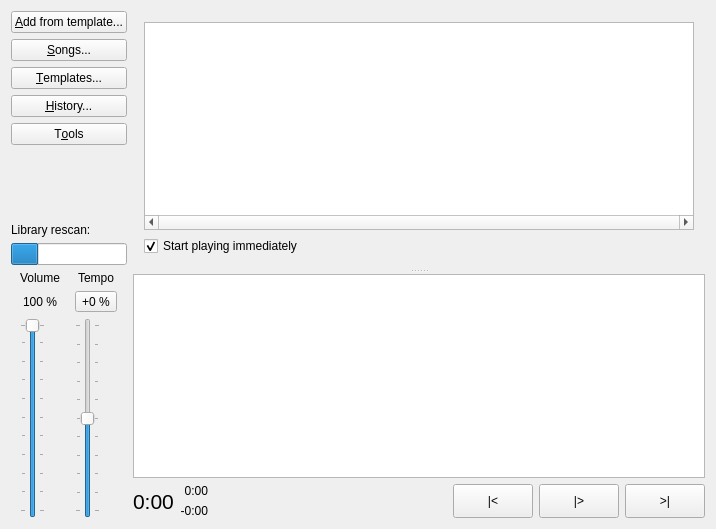
<?xml version="1.0" encoding="UTF-8"?>
<ui version="4.0">
 <class>PlayerWindow</class>
 <widget class="QMainWindow" name="PlayerWindow">
  <property name="geometry">
   <rect>
    <x>0</x>
    <y>0</y>
    <width>716</width>
    <height>529</height>
   </rect>
  </property>
  <property name="windowTitle">
   <string>SkauTan</string>
  </property>
  <widget class="QWidget" name="centralWidget">
   <layout class="QHBoxLayout" name="horizontalLayout_2">
    <item>
     <layout class="QVBoxLayout" name="verticalLayout">
      <item>
       <widget class="QPushButton" name="btnAddFromTemplate">
        <property name="text">
         <string>&amp;Add from template...</string>
        </property>
       </widget>
      </item>
      <item>
       <widget class="QPushButton" name="btnSongs">
        <property name="text">
         <string>&amp;Songs...</string>
        </property>
       </widget>
      </item>
      <item>
       <widget class="QPushButton" name="btnTemplates">
        <property name="text">
         <string>&amp;Templates...</string>
        </property>
       </widget>
      </item>
      <item>
       <widget class="QPushButton" name="btnHistory">
        <property name="text">
         <string>&amp;History...</string>
        </property>
       </widget>
      </item>
      <item>
       <widget class="QPushButton" name="btnTools">
        <property name="text">
         <string>T&amp;ools</string>
        </property>
       </widget>
      </item>
      <item>
       <spacer name="verticalSpacer">
        <property name="orientation">
         <enum>Qt::Vertical</enum>
        </property>
        <property name="sizeHint" stdset="0">
         <size>
          <width>20</width>
          <height>40</height>
         </size>
        </property>
       </spacer>
      </item>
      <item>
       <widget class="QWidget" name="wLibraryRescan" native="true">
        <layout class="QVBoxLayout" name="verticalLayout_4">
         <property name="leftMargin">
          <number>0</number>
         </property>
         <property name="topMargin">
          <number>0</number>
         </property>
         <property name="rightMargin">
          <number>0</number>
         </property>
         <property name="bottomMargin">
          <number>0</number>
         </property>
         <item>
          <widget class="QLabel" name="lblLibraryRescan">
           <property name="text">
            <string>Library rescan:</string>
           </property>
          </widget>
         </item>
         <item>
          <widget class="QProgressBar" name="pbLibraryRescan">
           <property name="sizePolicy">
            <sizepolicy hsizetype="Preferred" vsizetype="Fixed">
             <horstretch>0</horstretch>
             <verstretch>0</verstretch>
            </sizepolicy>
           </property>
           <property name="value">
            <number>24</number>
           </property>
           <property name="textVisible">
            <bool>false</bool>
           </property>
          </widget>
         </item>
        </layout>
       </widget>
      </item>
      <item>
       <layout class="QGridLayout" name="gridLayout">
        <item row="2" column="0">
         <widget class="QSlider" name="vsVolume">
          <property name="minimumSize">
           <size>
            <width>0</width>
            <height>200</height>
           </size>
          </property>
          <property name="value">
           <number>99</number>
          </property>
          <property name="orientation">
           <enum>Qt::Vertical</enum>
          </property>
          <property name="tickPosition">
           <enum>QSlider::TicksBothSides</enum>
          </property>
         </widget>
        </item>
        <item row="0" column="0">
         <widget class="QLabel" name="label">
          <property name="text">
           <string>Volume</string>
          </property>
          <property name="alignment">
           <set>Qt::AlignCenter</set>
          </property>
         </widget>
        </item>
        <item row="0" column="1">
         <widget class="QLabel" name="label_2">
          <property name="text">
           <string>Tempo</string>
          </property>
          <property name="alignment">
           <set>Qt::AlignCenter</set>
          </property>
         </widget>
        </item>
        <item row="2" column="1">
         <widget class="QSlider" name="vsTempo">
          <property name="minimum">
           <number>-50</number>
          </property>
          <property name="maximum">
           <number>50</number>
          </property>
          <property name="value">
           <number>0</number>
          </property>
          <property name="orientation">
           <enum>Qt::Vertical</enum>
          </property>
          <property name="tickPosition">
           <enum>QSlider::TicksBothSides</enum>
          </property>
         </widget>
        </item>
        <item row="1" column="0">
         <widget class="QLabel" name="lblVolume">
          <property name="text">
           <string notr="true">100 %</string>
          </property>
          <property name="alignment">
           <set>Qt::AlignCenter</set>
          </property>
         </widget>
        </item>
        <item row="1" column="1">
         <widget class="QToolButton" name="btnTempoReset">
          <property name="toolTip">
           <string>Reset tempo to +0 %</string>
          </property>
          <property name="text">
           <string notr="true">+0 %</string>
          </property>
          <property name="toolButtonStyle">
           <enum>Qt::ToolButtonTextOnly</enum>
          </property>
         </widget>
        </item>
       </layout>
      </item>
     </layout>
    </item>
    <item>
     <layout class="QVBoxLayout" name="verticalLayout_5">
      <item>
       <widget class="QSplitter" name="splitter">
        <property name="orientation">
         <enum>Qt::Vertical</enum>
        </property>
        <property name="handleWidth">
         <number>7</number>
        </property>
        <widget class="QWidget" name="layoutWidget">
         <layout class="QVBoxLayout" name="verticalLayout_2">
          <item>
           <widget class="QListWidget" name="lwQuickPlayer">
            <property name="font">
             <font>
              <pointsize>20</pointsize>
             </font>
            </property>
            <property name="verticalScrollBarPolicy">
             <enum>Qt::ScrollBarAlwaysOff</enum>
            </property>
            <property name="horizontalScrollBarPolicy">
             <enum>Qt::ScrollBarAlwaysOn</enum>
            </property>
            <property name="autoScroll">
             <bool>false</bool>
            </property>
            <property name="editTriggers">
             <set>QAbstractItemView::NoEditTriggers</set>
            </property>
            <property name="selectionMode">
             <enum>QAbstractItemView::NoSelection</enum>
            </property>
            <property name="verticalScrollMode">
             <enum>QAbstractItemView::ScrollPerPixel</enum>
            </property>
            <property name="horizontalScrollMode">
             <enum>QAbstractItemView::ScrollPerPixel</enum>
            </property>
            <property name="isWrapping" stdset="0">
             <bool>true</bool>
            </property>
            <property name="resizeMode">
             <enum>QListView::Adjust</enum>
            </property>
           </widget>
          </item>
          <item>
           <widget class="QCheckBox" name="chbImmediatePlayback">
            <property name="text">
             <string comment="QuickPlayer">Start playing immediately</string>
            </property>
            <property name="checked">
             <bool>true</bool>
            </property>
           </widget>
          </item>
         </layout>
        </widget>
        <widget class="QTableView" name="tblPlaylist">
         <property name="sizePolicy">
          <sizepolicy hsizetype="Expanding" vsizetype="Expanding">
           <horstretch>0</horstretch>
           <verstretch>0</verstretch>
          </sizepolicy>
         </property>
         <property name="contextMenuPolicy">
          <enum>Qt::CustomContextMenu</enum>
         </property>
         <property name="dragDropOverwriteMode">
          <bool>false</bool>
         </property>
         <property name="dragDropMode">
          <enum>QAbstractItemView::InternalMove</enum>
         </property>
         <property name="defaultDropAction">
          <enum>Qt::MoveAction</enum>
         </property>
         <property name="selectionBehavior">
          <enum>QAbstractItemView::SelectRows</enum>
         </property>
         <property name="verticalScrollMode">
          <enum>QAbstractItemView::ScrollPerItem</enum>
         </property>
         <property name="horizontalScrollMode">
          <enum>QAbstractItemView::ScrollPerPixel</enum>
         </property>
         <property name="wordWrap">
          <bool>false</bool>
         </property>
         <attribute name="horizontalHeaderDefaultSectionSize">
          <number>150</number>
         </attribute>
         <attribute name="horizontalHeaderHighlightSections">
          <bool>false</bool>
         </attribute>
         <attribute name="verticalHeaderVisible">
          <bool>false</bool>
         </attribute>
         <attribute name="verticalHeaderDefaultSectionSize">
          <number>21</number>
         </attribute>
         <attribute name="verticalHeaderHighlightSections">
          <bool>false</bool>
         </attribute>
         <attribute name="verticalHeaderMinimumSectionSize">
          <number>11</number>
         </attribute>
        </widget>
       </widget>
      </item>
      <item>
       <layout class="QHBoxLayout" name="horizontalLayout">
        <item>
         <widget class="QLabel" name="lblTotalTime">
          <property name="font">
           <font>
            <pointsize>16</pointsize>
           </font>
          </property>
          <property name="text">
           <string notr="true">0:00</string>
          </property>
         </widget>
        </item>
        <item>
         <layout class="QVBoxLayout" name="verticalLayout_3">
          <item>
           <widget class="QLabel" name="lblPosition">
            <property name="text">
             <string notr="true">0:00</string>
            </property>
            <property name="alignment">
             <set>Qt::AlignRight|Qt::AlignTrailing|Qt::AlignVCenter</set>
            </property>
           </widget>
          </item>
          <item>
           <widget class="QLabel" name="lblRemaining">
            <property name="text">
             <string notr="true">-0:00</string>
            </property>
            <property name="alignment">
             <set>Qt::AlignRight|Qt::AlignTrailing|Qt::AlignVCenter</set>
            </property>
           </widget>
          </item>
         </layout>
        </item>
        <item>
         <widget class="WaveformDisplay" name="waveform" native="true">
          <property name="sizePolicy">
           <sizepolicy hsizetype="MinimumExpanding" vsizetype="Preferred">
            <horstretch>0</horstretch>
            <verstretch>0</verstretch>
           </sizepolicy>
          </property>
         </widget>
        </item>
        <item>
         <widget class="QPushButton" name="btnPrev">
          <property name="sizePolicy">
           <sizepolicy hsizetype="Minimum" vsizetype="Preferred">
            <horstretch>0</horstretch>
            <verstretch>0</verstretch>
           </sizepolicy>
          </property>
          <property name="text">
           <string notr="true">|&lt;</string>
          </property>
         </widget>
        </item>
        <item>
         <widget class="QPushButton" name="btnPlay">
          <property name="sizePolicy">
           <sizepolicy hsizetype="Minimum" vsizetype="Preferred">
            <horstretch>0</horstretch>
            <verstretch>0</verstretch>
           </sizepolicy>
          </property>
          <property name="text">
           <string notr="true">|&gt;</string>
          </property>
         </widget>
        </item>
        <item>
         <widget class="QPushButton" name="btnNext">
          <property name="sizePolicy">
           <sizepolicy hsizetype="Minimum" vsizetype="Preferred">
            <horstretch>0</horstretch>
            <verstretch>0</verstretch>
           </sizepolicy>
          </property>
          <property name="text">
           <string notr="true">&gt;|</string>
          </property>
         </widget>
        </item>
       </layout>
      </item>
     </layout>
    </item>
   </layout>
  </widget>
  <action name="actBackgroundTasks">
   <property name="text">
    <string>Background tasks</string>
   </property>
   <property name="toolTip">
    <string>Show the tasks running in the background</string>
   </property>
   <property name="shortcut">
    <string>Ctrl+B</string>
   </property>
  </action>
  <action name="actSongProperties">
   <property name="text">
    <string>Song properties...</string>
   </property>
   <property name="shortcut">
    <string>Alt+3</string>
   </property>
  </action>
  <action name="actPlay">
   <property name="text">
    <string>&amp;Play</string>
   </property>
   <property name="toolTip">
    <string>Play the selected song</string>
   </property>
   <property name="font">
    <font>
     <weight>75</weight>
     <bold>true</bold>
    </font>
   </property>
   <property name="shortcut">
    <string>Return</string>
   </property>
  </action>
  <action name="actRate">
   <property name="text">
    <string>Rate:</string>
   </property>
   <property name="toolTip">
    <string>Set the songs' local rating</string>
   </property>
   <property name="shortcut">
    <string>Ctrl+R</string>
   </property>
  </action>
  <action name="actRemoveFromLibrary">
   <property name="text">
    <string>&amp;Remove from library...</string>
   </property>
   <property name="toolTip">
    <string>Remove the songs from the library, but keep the files on the disk</string>
   </property>
  </action>
  <action name="actDeleteFromDisk">
   <property name="text">
    <string>&amp;Delete from disk...</string>
   </property>
   <property name="toolTip">
    <string>Delete the songs from both the library and the disk</string>
   </property>
  </action>
  <action name="actRemoveFromPlaylist">
   <property name="text">
    <string>R&amp;emove from playlist</string>
   </property>
   <property name="toolTip">
    <string>Remove the selected items from the playlist</string>
   </property>
   <property name="shortcut">
    <string>Del</string>
   </property>
  </action>
 </widget>
 <layoutdefault spacing="6" margin="11"/>
 <customwidgets>
  <customwidget>
   <class>WaveformDisplay</class>
   <extends>QWidget</extends>
   <header>WaveformDisplay.h</header>
   <container>1</container>
  </customwidget>
 </customwidgets>
 <resources/>
 <connections/>
</ui>
